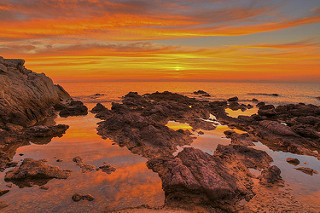
#> input picture sunset/flickr/10693678285_b760df0b2a_n.jpg, 320 x 213 px, found by its file name; its folder holds 4 pictures in this run; the run also reads 2 pictures not shown here
$ python TestHierarchicalClustering2.py
#> lines starting #> are read from the running program, lines starting #| are printed output that depends on the picture; long printed decimals are rounded
### 8.4HierarchicalClustering/HierarchicalClustering.py
# -*- coding: utf-8 -*-
"""
@date: 2017-12-06 20:12
@project: MLTest
@file: HierarchicalClustering.py
@author: yichao0803@gmail.com on PyCharm
"""

from numpy import *

"""
Code for hierarchical clustering, modified from
Programming Collective Intelligence by Toby Segaran
(O'Reilly Media 2007, page 33).
"""


class cluster_node:
    def __init__(self, vec, left=None, right=None, distance=0.0, id=None, count=1):
        self.left = left
        self.right = right
        self.vec = vec
        self.id = id
        self.distance = distance
        self.count = count  # only used for weighted average

def L2dist(v1, v2):
    return sqrt(sum((v1 - v2) ** 2))

def L1dist(v1, v2):
    return sum(abs(v1 - v2))

# def Chi2dist(v1,v2):
#     return sqrt(sum((v1-v2)**2))

def hcluster(features, distance=L1dist):
    # cluster the rows of the "features" matrix
    distances = {}
    currentclustid = -1

    # clusters are initially just the individual rows
    clust = [cluster_node(array(features[i]), id=i) for i in range(len(features))]

    while len(clust) > 1:
        lowestpair = (0, 1)
        closest = distance(clust[0].vec, clust[1].vec)
        # loop through every pair looking for the smallest distance
        for i in range(len(clust)):
            for j in range(i + 1, len(clust)):
                # distances is the cache of distance calculations
                if (clust[i].id, clust[j].id) not in distances:
                    distances[(clust[i].id, clust[j].id)] = distance(clust[i].vec, clust[j].vec)

                d = distances[(clust[i].id, clust[j].id)]

                if d < closest:
                    closest = d
                    lowestpair = (i, j)

        # calculate the average of the two clusters
        mergevec = [(clust[lowestpair[0]].vec[i] + clust[lowestpair[1]].vec[i]) / 2.0 for i in range(len(clust[0].vec))]

        # create the new cluster
        newcluster = cluster_node(array(mergevec), left=clust[lowestpair[0]],
                                  right=clust[lowestpair[1]],
                                  distance=closest, id=currentclustid)

        # cluster ids that weren't in the original set are negative
        currentclustid -= 1
        del clust[lowestpair[1]]
        del clust[lowestpair[0]]
        clust.append(newcluster)

    return clust[0]


# [15 lines left out: function extract_clusters, not called in this run]


def get_cluster_elements(clust):
    # return ids for elements in a cluster sub-tree
    if clust.id >= 0:
        # positive id means that this is a leaf
        return [clust.id]
    else:
        # check the right and left branches
        cl = []
        cr = []
        if clust.left != None:
            cl = get_cluster_elements(clust.left)
        if clust.right != None:
            cr = get_cluster_elements(clust.right)
        return cl + cr


# [18 lines left out: function printclust, not called in this run]


def getheight(clust):
    # Is this an endpoint? Then the height is just 1
    if clust.left == None and clust.right == None: return 1

    # Otherwise the height is the same of the heights of
    # each branch
    return getheight(clust.left) + getheight(clust.right)


def getdepth(clust):

    #print(clust.left == None and clust.right == None)
    # The distance of an endpoint is 0.0
    if clust.left == None and clust.right == None:
        return 0


    # The distance of a branch is the greater of its two sides
    # plus its own distance
    return max(getdepth(clust.left), getdepth(clust.right)) + clust.distance

### 8.4HierarchicalClustering/TestHierarchicalClustering2.py
# -*- coding: utf-8 -*-
"""
@time: 2017/12/9 12:47
@author: Zhang Yichao
@file: TestHierarchicalClustering2.py
"""

from PIL import Image # Notice the 'from PIL' at the start of the line
from PIL import ImageDraw
#from HierarchicalClustering import *
from HierarchicalClustering import hcluster
from HierarchicalClustering import getheight
from HierarchicalClustering import getdepth
from HierarchicalClustering import extract_clusters
from HierarchicalClustering import get_cluster_elements
from HierarchicalClustering import printclust
import numpy as np
import os


def drawdendrogram(clust, imlist, jpeg='cluster.png'):
    # height and width
    h = getheight(clust) * 20
    w = 1200
    depth = getdepth(clust)

    # width is fixed ,so scale distances accardingly
    scaling = float(w - 150) / depth

    # Create a new image with a white background
    img = Image.new("RGB", (w, h), "#fff")
    draw = ImageDraw.Draw(img)

    draw.line((0, h / 2, 10, h / 2), fill=(255, 0, 0))

    # Draw the first node
    drawnode(draw, clust, 10, int(h / 2), scaling, imlist, img)
    img.save(jpeg)


idxImage=1

def drawnode(draw, clust, x, y, scaling, imlist, img):
    if clust.id < 0:
        h1 = getheight(clust.left) * 20
        h2 = getheight(clust.right) * 20
        top = y - (h1 + h2) / 2
        bottom = y + (h1 + h2) / 2
        # Line lenth
        ll = clust.distance * scaling
        # Vertiacl line from this cluster to children
        draw.line((x, top + h1 / 2, x, bottom - h2 / 2), fill=(255, 0, 0))

        # Horizontal line to left item
        draw.line((x, top + h1 / 2, x + ll, top +h1 / 2), fill=(255, 0, 0))

        # Horizontal line to right item
        draw.line((x, bottom - h2 / 2, x + ll, bottom - h2 / 2), fill=(255, 0, 0))

        # Call the function to draw the left and right nodes
        drawnode(draw, clust.left, x + ll, top + h1 / 2, scaling, imlist, img)
        drawnode(draw, clust.right, x + ll, bottom - h2 / 2, scaling, imlist, img)
    else:
        # if this is an endpoint,draw a thumbnail is image
        nodeim = Image.open(imlist[clust.id])
        nodeim.thumbnail((20, 20))
        ns = nodeim.size
        print(x, y - ns[1] // 2)
        print(x + ns[0])
        print(img.paste(nodeim, (int(x), int(y - ns[1] // 2), int(x + ns[0]), int(y + ns[1] - ns[1] // 2))))

        nodeim1 = Image.open(imlist[clust.id])
        #nodeim.thumbnail((20, 20))

        #img = Image.new("RGB", (w, h), "#fff")
        #draw = ImageDraw.Draw(img)
        global idxImage
        nodeim1.save(str(idxImage)+".jpg")
        idxImage+=1


# create a list of image
imlist = []
folderPath = r'..\sunset\flickr'
for filename in os.listdir(folderPath):
    if os.path.splitext(filename)[1] == '.jpg':
        imlist.append(os.path.join(folderPath, filename))
n = len(imlist)
#print(n)

# extract feature vector for each image
features = np.zeros((n, 3))
for i in range(n):
    im = np.array(Image.open(imlist[i]))
#> im is the input picture: shape (213, 320, 3); mean R, G, B 143.7, 86.6, 51.8
    R = np.mean(im[:, :,0].flatten())
#> R = 143.7
    G = np.mean(im[:, :,1].flatten())
#> G = 86.58
    B = np.mean(im[:, :,2].flatten())
#> B = 51.8
    features[i]=np.array([R,G,B])

#print("features")
#print(features)

tree= hcluster(features)
#> after the loop in hcluster, `while len(clust) > 1:`: clust = 1 item; currentclustid = -4; distances = 9 items
print("get_cluster_elements:")
print(get_cluster_elements(tree))
#| [3, 2, 0, 1]
drawdendrogram(tree,imlist,jpeg='sunset.png')
#> in drawdendrogram, `img = Image.new("RGB", (w, h), "#fff")`: img: PIL image 1200x80 RGB; every value is 255
#> call 2 of drawnode, with x = 566.4, y = 10, scaling = 2.75
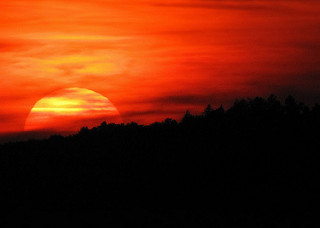
#> input picture sunset/flickr/11724053713_2769e01f0d_n.jpg, 320 x 228 px, found by its file name
#> in drawnode, nodeim is the input picture: PIL image 320x228 RGB; mean R, G, B 106.5, 35.9, 10
#| 566.374 3.0
#| 586.374
#| None
#> in drawnode (call 2), `print(img.paste(nodeim, (int(x), int(y - ns[1] // 2), int(x + ns[0]), ..`:
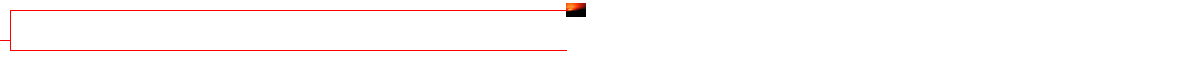
#> img: PIL image 1200x80 RGB; mean R, G, B 254.6, 251.3, 251.2
#| 954.763 24.0
#| 974.763
#| None
#| 1060.0 44.0
#| 1080.0
#| None
#| 1060.0 63.0
#| 1080.0
#| None
#> in drawnode (call 7), `print(img.paste(nodeim, (int(x), int(y - ns[1] // 2), int(x + ns[0]), ..`:
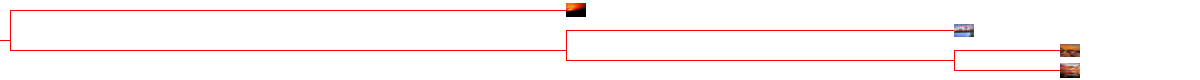
#> img: PIL image 1200x80 RGB; mean R, G, B 253.6, 247.2, 247.1
